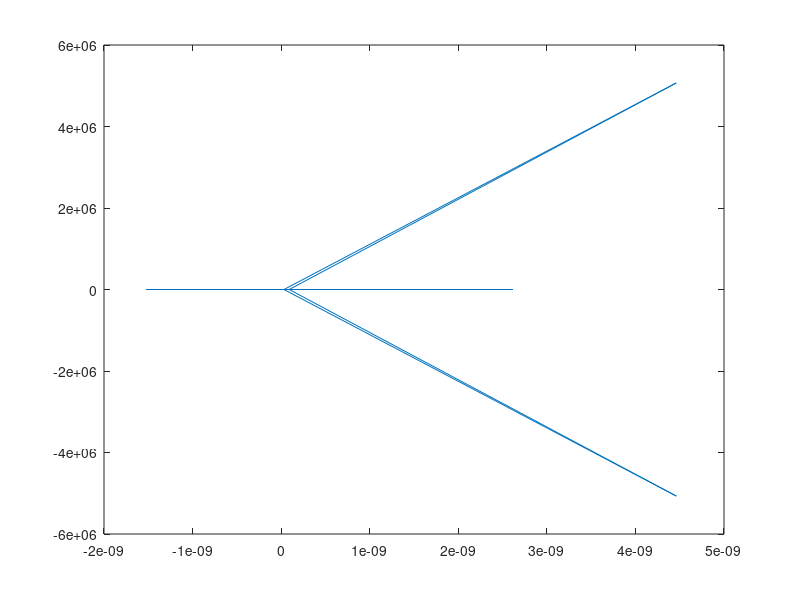

This chart was generated by the following MATLAB code:
%% EE563 Fall 2016 Term project 
% Aysel Akgemci-1875566
%% initilization
Sampfreq=25600;                             %sampling frequency given
n=0.2*Sampfreq;                             %number of samples
t=(0:(n-1)).*(1/Sampfreq);                  %time vector for given sample rate
%fundamental components
iA1=1750*sin(100*pi.*t)*sqrt(2);
iB1=1261.9*sin(100*pi.*t-0.7439*pi)*sqrt(2);
iC1=1261.9*sin(100*pi.*t+0.7439*pi)*sqrt(2);
%95Hz components
iA95=190*sin(190*pi.*t)*sqrt(2);
iB95=95.4*sin(190*pi.*t-0.9711*pi)*sqrt(2);
iC95=95.4*sin(190*pi.*t+0.9711*pi)*sqrt(2);
%100Hz components
iA2=154*sin(200*pi.*t)*sqrt(2);
iB2=77.95*sin(200*pi.*t-0.9503*pi)*sqrt(2);
iC2=77.95*sin(200*pi.*t+0.9503*pi)*sqrt(2);
%105Hz components
iA105=180*sin(210*pi.*t)*sqrt(2);
iB105=96.4*sin(210*pi.*t-0.883*pi)*sqrt(2);
iC105=96.4*sin(210*pi.*t+0.883*pi)*sqrt(2);
%total currents
iA=iA1+iA95+iA2+iA105;
iB=iB1+iB95+iB2+iB105;
iC=iC1+iC95+iC2+iC105;

 %plot(t,iA,t,iB,t,iC);
 %% part A
 %find alpha beta currents for fundamental component
 ialpha_50Hz = sqrt(2/3)*(iA-(iB/2)-(iC/2));
 ibeta_50Hz = sqrt(2/3)*(sqrt(3)*(iB/2)-sqrt(3)*(iC/2));
 izero_50Hz = sqrt(2/3)*(iA/(sqrt(2))+iB/(sqrt(2))+iC/(sqrt(2)));
 % find d q currents for both positive and negative directions
 idpos_50Hz = ialpha_50Hz.*cos(2*pi*50*t)+ibeta_50Hz.*sin(2*pi*50*t);
 iqpos_50Hz = -ialpha_50Hz.*sin(2*pi*50*t)+ibeta_50Hz.*cos(2*pi*50*t);
 
 idneg_50Hz = ialpha_50Hz.*cos(2*pi*50*t)-ibeta_50Hz.*sin(2*pi*50*t);
 iqneg_50Hz = ialpha_50Hz.*sin(2*pi*50*t)+ibeta_50Hz.*cos(2*pi*50*t);
 %find the mean instead of using LPF
 idposmean_50Hz = mean(idpos_50Hz);
 iqposmean_50Hz = mean(iqpos_50Hz);
 idnegmean_50Hz = mean(idneg_50Hz);
 iqnegmean_50Hz = mean(iqneg_50Hz);
 % perform reverse transformation
 ialpha_newpos50Hz = (idposmean_50Hz * cos(2*pi*50*t)) - (iqposmean_50Hz * sin(2*pi*50*t));
 ibeta_newpos50Hz = (idposmean_50Hz * sin(2*pi*50*t)) + (iqposmean_50Hz * cos(2*pi*50*t));
 
 ialpha_newneg50Hz = (idnegmean_50Hz * cos(2*pi*50*t)) - (iqnegmean_50Hz * sin((-2)*pi*50*t));
 ibeta_newneg50Hz = (idnegmean_50Hz * sin((-2)*pi*50*t)) + (iqnegmean_50Hz * cos(2*pi*50*t));
 % positive and negative sequence components of fundamental current
 ia_pos50Hz = sqrt(2/3) * ialpha_newpos50Hz;
 ia_neg50Hz = sqrt(2/3) * ialpha_newneg50Hz;
 
 ib_pos50Hz = sqrt(2/3) * ((-0.5) * ialpha_newpos50Hz + (sqrt(3)/2) * ibeta_newpos50Hz);
 ib_neg50Hz = sqrt(2/3) * ((-0.5) * ialpha_newneg50Hz + (sqrt(3)/2) * ibeta_newneg50Hz);
 
 ic_pos50Hz = sqrt(2/3) * ((-0.5) * ialpha_newpos50Hz - (sqrt(3)/2) * ibeta_newpos50Hz);
 ic_neg50Hz = sqrt(2/3) * ((-0.5) * ialpha_newneg50Hz - (sqrt(3)/2) * ibeta_newneg50Hz);

 %plot(t,ia_pos50Hz,t,ib_pos50Hz,t,ic_pos50Hz);
 %plot(t,ia_neg50Hz,t,ib_neg50Hz,t,ic_neg50Hz);
ia_50Hz = ia_pos50Hz+ia_neg50Hz;
ib_50Hz = ib_pos50Hz+ib_neg50Hz;
ic_50Hz = ic_pos50Hz+ic_neg50Hz;

iA_H = iA - ia_50Hz;
iB_H = iB - ib_50Hz;
iC_H = iC - ic_50Hz;


%% Perform the same procedure for 100Hz component
 ialpha_100Hz = sqrt(2/3)*(iA_H-(iB_H/2)-(iC_H/2));
 ibeta_100Hz = sqrt(2/3)*(sqrt(3)*(iB_H/2)-sqrt(3)*(iC_H/2));
 izero_100Hz = sqrt(2/3)*(iA_H/(sqrt(2))+iB_H/(sqrt(2))+iC_H/(sqrt(2)));
 
 idpos_100Hz = ialpha_100Hz.*cos(2*pi*100*t)+ibeta_100Hz.*sin(2*pi*100*t);
 iqpos_100Hz = -ialpha_100Hz.*sin(2*pi*100*t)+ibeta_100Hz.*cos(2*pi*100*t);
 
 idneg_100Hz = ialpha_100Hz.*cos(2*pi*100*t)-ibeta_100Hz.*sin(2*pi*100*t);
 iqneg_100Hz = ialpha_100Hz.*sin(2*pi*100*t)+ibeta_100Hz.*cos(2*pi*100*t);
 
 idposmean_100Hz = mean(idpos_100Hz);
 iqposmean_100Hz = mean(iqpos_100Hz);
 idnegmean_100Hz = mean(idneg_100Hz);
 iqnegmean_100Hz = mean(iqneg_100Hz);
 
 ialpha_newpos100Hz = (idposmean_100Hz * cos(2*pi*100*t)) - (iqposmean_100Hz * sin(2*pi*100*t));
 ibeta_newpos100Hz = (idposmean_100Hz * sin(2*pi*100*t)) + (iqposmean_100Hz * cos(2*pi*100*t));
 
 ialpha_newneg100Hz = (idnegmean_100Hz * cos(2*pi*100*t)) - (iqnegmean_100Hz * sin((-2)*pi*100*t));
 ibeta_newneg100Hz = (idnegmean_100Hz * sin((-2)*pi*100*t)) + (iqnegmean_100Hz * cos(2*pi*100*t));
 
 ia_pos100Hz = sqrt(2/3) * ialpha_newpos100Hz;
 ia_neg100Hz = sqrt(2/3) * ialpha_newneg100Hz;
 
 ib_pos100Hz = sqrt(2/3) * ((-0.5) * ialpha_newpos100Hz + (sqrt(3)/2) * ibeta_newpos100Hz);
 ib_neg100Hz = sqrt(2/3) * ((-0.5) * ialpha_newneg100Hz + (sqrt(3)/2) * ibeta_newneg100Hz);
 
 ic_pos100Hz = sqrt(2/3) * ((-0.5) * ialpha_newpos100Hz - (sqrt(3)/2) * ibeta_newpos100Hz);
 ic_neg100Hz = sqrt(2/3) * ((-0.5) * ialpha_newneg100Hz - (sqrt(3)/2) * ibeta_newneg100Hz);

 %plot(t,ia_pos100Hz,t,ib_pos100Hz,t,ic_pos100Hz);
 %plot(t,ia_neg100Hz,t,ib_neg100Hz,t,ic_neg100Hz);
 
ia_100Hz = ia_pos100Hz+ia_neg100Hz;
ib_100Hz = ib_pos100Hz+ib_neg100Hz;
ic_100Hz = ic_pos100Hz+ic_neg100Hz;

iA_iH = iA_H - ia_100Hz;
iB_iH = iB_H - ib_100Hz;
iC_iH = iC_H - ic_100Hz;
%plot(t,iA_iH,t,iB_iH,t,iC_iH)


%% Perform the same procedure for 105Hz component
 ialpha_105Hz = sqrt(2/3)*(iA_iH-(iB_iH/2)-(iC_iH/2));
 ibeta_105Hz = sqrt(2/3)*(sqrt(3)*(iB_iH/2)-sqrt(3)*(iC_iH/2));
 izero_105Hz = sqrt(2/3)*(iA_iH/(sqrt(2))+iB_iH/(sqrt(2))+iC_iH/(sqrt(2)));
 
 idpos_105Hz = ialpha_105Hz.*cos(2*pi*105*t)+ibeta_105Hz.*sin(2*pi*105*t);
 iqpos_105Hz = -ialpha_105Hz.*sin(2*pi*105*t)+ibeta_105Hz.*cos(2*pi*105*t);
 
 idneg_105Hz = ialpha_105Hz.*cos(2*pi*105*t)-ibeta_105Hz.*sin(2*pi*105*t);
 iqneg_105Hz = ialpha_105Hz.*sin(2*pi*105*t)+ibeta_105Hz.*cos(2*pi*105*t);
 
 idposmean_105Hz = mean(idpos_105Hz);
 iqposmean_105Hz = mean(iqpos_105Hz);
 idnegmean_105Hz = mean(idneg_105Hz);
 iqnegmean_105Hz = mean(iqneg_105Hz);
 
 ialpha_newpos105Hz = (idposmean_105Hz * cos(2*pi*105*t)) - (iqposmean_105Hz * sin(2*pi*105*t));
 ibeta_newpos105Hz = (idposmean_105Hz * sin(2*pi*105*t)) + (iqposmean_105Hz * cos(2*pi*105*t));
 
 ialpha_newneg105Hz = (idnegmean_105Hz * cos(2*pi*105*t)) - (iqnegmean_105Hz * sin((-2)*pi*105*t));
 ibeta_newneg105Hz = (idnegmean_105Hz * sin((-2)*pi*105*t)) + (iqnegmean_105Hz * cos(2*pi*105*t));
 
 ia_pos105Hz = sqrt(2/3) * ialpha_newpos105Hz;
 ia_neg105Hz = sqrt(2/3) * ialpha_newneg105Hz;
 
 ib_pos105Hz = sqrt(2/3) * ((-0.5) * ialpha_newpos105Hz + (sqrt(3)/2) * ibeta_newpos105Hz);
 ib_neg105Hz = sqrt(2/3) * ((-0.5) * ialpha_newneg105Hz + (sqrt(3)/2) * ibeta_newneg105Hz);
 
 ic_pos105Hz = sqrt(2/3) * ((-0.5) * ialpha_newpos105Hz - (sqrt(3)/2) * ibeta_newpos105Hz);
 ic_neg105Hz = sqrt(2/3) * ((-0.5) * ialpha_newneg105Hz - (sqrt(3)/2) * ibeta_newneg105Hz);

 %plot(t,ia_pos105Hz,t,ib_pos105Hz,t,ic_pos105Hz);
 %plot(t,ia_neg105Hz,t,ib_neg105Hz,t,ic_neg105Hz);
 
ia_105Hz = ia_pos105Hz+ia_neg105Hz;
ib_105Hz = ib_pos105Hz+ib_neg105Hz;
ic_105Hz = ic_pos105Hz+ic_neg105Hz;

iA_iiH = iA_iH - ia_105Hz;
iB_iiH = iB_iH - ib_105Hz;
iC_iiH = iC_iH - ic_105Hz;


%% Perform the same procedure for 95Hz component
 ialpha_95Hz = sqrt(2/3)*(iA_iiH-(iB_iiH/2)-(iC_iiH/2));
 ibeta_95Hz = sqrt(2/3)*(sqrt(3)*(iB_iiH/2)-sqrt(3)*(iC_iiH/2));
 izero_95Hz = sqrt(2/3)*(iA_iiH/(sqrt(2))+iB_iiH/(sqrt(2))+iC_iiH/(sqrt(2)));
 
 idpos_95Hz = ialpha_95Hz.*cos(2*pi*95*t)+ibeta_95Hz.*sin(2*pi*95*t);
 iqpos_95Hz = -ialpha_95Hz.*sin(2*pi*95*t)+ibeta_95Hz.*cos(2*pi*95*t);
 
 idneg_95Hz = ialpha_95Hz.*cos(2*pi*95*t)-ibeta_95Hz.*sin(2*pi*95*t);
 iqneg_95Hz = ialpha_95Hz.*sin(2*pi*95*t)+ibeta_95Hz.*cos(2*pi*95*t);
 
 idposmean_95Hz = mean(idpos_95Hz);
 iqposmean_95Hz = mean(iqpos_95Hz);
 idnegmean_95Hz = mean(idneg_95Hz);
 iqnegmean_95Hz = mean(iqneg_95Hz);
 
 ialpha_newpos95Hz = (idposmean_95Hz * cos(2*pi*95*t)) - (iqposmean_95Hz * sin(2*pi*95*t));
 ibeta_newpos95Hz = (idposmean_95Hz * sin(2*pi*95*t)) + (iqposmean_95Hz * cos(2*pi*95*t));
 
 ialpha_newneg95Hz = (idnegmean_95Hz * cos(2*pi*95*t)) - (iqnegmean_95Hz * sin((-2)*pi*95*t));
 ibeta_newneg95Hz = (idnegmean_95Hz * sin((-2)*pi*95*t)) + (iqnegmean_95Hz * cos(2*pi*95*t));
 
 ia_pos95Hz = sqrt(2/3) * ialpha_newpos95Hz;
 ia_neg95Hz = sqrt(2/3) * ialpha_newneg95Hz;
 
 ib_pos95Hz = sqrt(2/3) * ((-0.5) * ialpha_newpos95Hz + (sqrt(3)/2) * ibeta_newpos95Hz);
 ib_neg95Hz = sqrt(2/3) * ((-0.5) * ialpha_newneg95Hz + (sqrt(3)/2) * ibeta_newneg95Hz);
 
 ic_pos95Hz = sqrt(2/3) * ((-0.5) * ialpha_newpos95Hz - (sqrt(3)/2) * ibeta_newpos95Hz);
 ic_neg95Hz = sqrt(2/3) * ((-0.5) * ialpha_newneg95Hz - (sqrt(3)/2) * ibeta_newneg95Hz);

 %plot(t,ia_pos95Hz,t,ib_pos95Hz,t,ic_pos95Hz);
 %plot(t,ia_neg95Hz,t,ib_neg95Hz,t,ic_neg95Hz);
 
ia_95Hz = ia_pos95Hz+ia_neg95Hz;
ib_95Hz = ib_pos95Hz+ib_neg95Hz;
ic_95Hz = ic_pos95Hz+ic_neg95Hz;

iA_0H = iA_iiH - ia_95Hz;
iB_0H = iB_iiH - ib_95Hz;
iC_0H = iC_iiH - ic_95Hz;
%plot(t,iA_0H,t,iB_0H,t,iC_0H);

 %% part B analytical solution
 
 % phasor representations
 ia1=1750*sqrt(2);
 ib1=1261.9*sqrt(2)*exp(-i*0.7439*pi);
 ic1=1261.9*sqrt(2)*exp(i*0.7439*pi);
 
 ia95=190*sqrt(2);
 ib95=95.4*sqrt(2)*exp(-i*0.9711*pi);
 ic95=95.4*sqrt(2)*exp(i*0.9711*pi);
 
 ia2=154*sqrt(2);
 ib2=77.95*sqrt(2)*exp(-i*0.9503*pi);
 ic2=77.95*sqrt(2)*exp(i*0.9503*pi);
 
 ia105=180*sqrt(2);
 ib105=96.4*sqrt(2)*exp(-i*0.883*pi);
 ic105=96.4*sqrt(2)*exp(i*0.883*pi);
 
 a=-(1/2)+(sqrt(3)/2)*i;
 C=(1/3)*[1 1 1; 1 a a^2;1 a^2 a];
 I3ph1=[ia1 ;ib1 ;ic1];
 I3ph95=[ia95 ;ib95 ;ic95];
 I3ph2=[ia2 ;ib2 ;ic2];
 I3ph105=[ia105; ib105 ;ic105];
 
 Iseq1=C*I3ph1
 Iseq95=C*I3ph95
 Iseq2=C*I3ph2
 Iseq105=C*I3ph105
 Ia_analytical_pos=(Iseq1(2))*sin(2*pi*50*t);
 %plot(t,Ia_analytical_pos,t,ia_pos50Hz);
 
 
 %% part C
 
 d_ft_50Hz=fft(ia_pos50Hz);
 plot(d_ft_50Hz)
 
 

 
 
 


